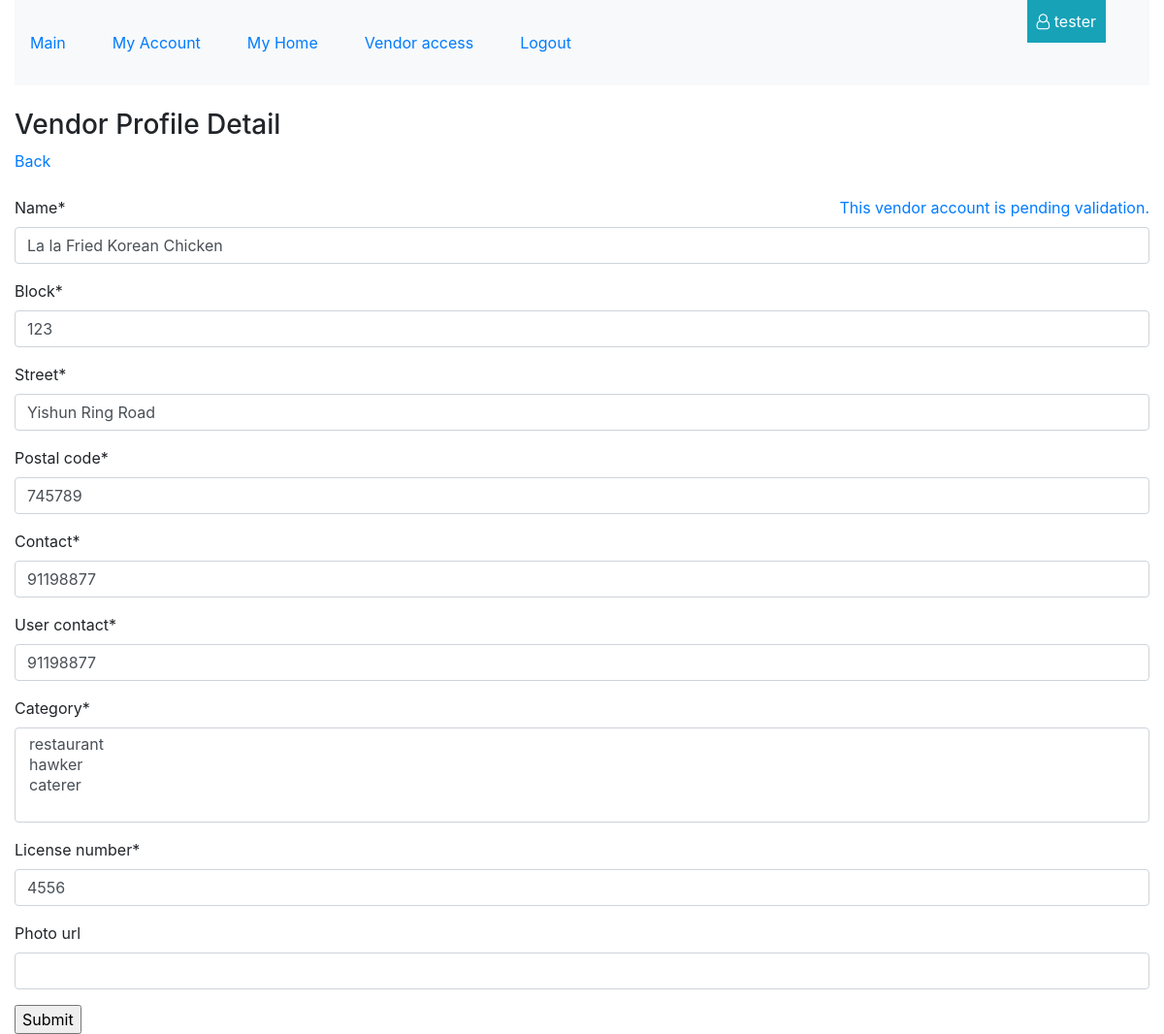
/vendor/profiles/7 (signed in), run on the app's committed database.
### vendor/models.py (models this page shows, shortened)
class Vendor(models.Model):
    category = models.ManyToManyField(Category)
    postal_code = models.PositiveIntegerField( null=False, blank=False)
    name = models.CharField( max_length=100, null=False, blank=False)
    block = models.PositiveSmallIntegerField( null=False, blank=False)
    street = models.CharField(max_length=254, null=False, blank=False)
    contact = models.PositiveIntegerField(validators=[MinValueValidator(10000000), MaxValueValidator(99999999)], null=False, blank=False)
    date_joined = models.DateTimeField(auto_now_add=True)
    user = models.ForeignKey(User, null=True, on_delete=models.SET_NULL)
    user_contact = models.PositiveIntegerField(validators=[MinValueValidator(10000000), MaxValueValidator(99999999)], null=False, blank=False)
    license_number = models.CharField(max_length=10, null=False, blank=False)
    license_check = models.BooleanField(default=False)
    photo_url=models.URLField(max_length=1024, null=True, blank=True)
    vendordeliverytown = models.ManyToManyField(VendorDeliveryTown)
    vendordeliverypostal = models.ManyToManyField(VendorDeliveryPostal)

### vendor/views.py (the view)
# urls.py: path('profiles/<vendor_profile_id>', vendor.views.edit_vendor_profile, name='edit_vendor_profile_route'),
@login_required
def edit_vendor_profile(request, vendor_profile_id):
    profile = get_object_or_404(Vendor, pk=vendor_profile_id)
    validation_status = profile.license_check
    print(validation_status)
    print("xxxxxxxxxxxxxxxxxxxxxxxxxx")
    profile_form = VendorForm(instance=profile)
    if request.method == "POST":
        create_form = VendorForm(request.POST, instance=profile)
        if create_form.is_valid():
            create_form.save()
            Vendor.objects.filter(id=vendor_profile_id).update(license_check=False)
            messages.success(request, f" '{profile}'' successfully updated. Vendor Profile is pending validation.")
            return redirect(reverse(view_vendor_profiles))
        else:
            messages.warning(request, "Contact number must be 8 digits numbers.")
            return redirect(reverse(edit_vendor_profile, kwargs={'vendor_profile_id': vendor_profile_id}))
    else:
        return render(request, "vendor/vendor_profile_detail.html", {
            "form": profile_form,
            "vendor_profile_id": vendor_profile_id,
            "validation_status": validation_status
        })

### vendor/forms.py
class VendorForm(forms.ModelForm):
    class Meta:
        model = Vendor
        fields = ('name', 'block', 'street', 'postal_code', 'contact', 'user_contact', 'category', 'license_number', 'photo_url')

### vendor/models.py (called while the page is built)
    def __str__(self):
        return self.title

### vendor/templates/vendor/vendor_profile_detail.html (shortened to what this page needs)
{% extends 'base_template.html' %}
{%load crispy_forms_tags %}
{%block content%}
<br>
<h3> Vendor Profile Detail </h3>
<a href="{% url 'view_vendor_profiles_route' %}"> Back </a>
<br><br>
{% if validation_status %}
    <div style="float:right" class="text-success">Validation Pass</div>
{%else%}
    <div style="float:right" class="text-primary">This vendor account is pending validation.</div>
{%endif%}
<form method="POST">
    {{ form|crispy}}
    <input type="submit">
</form>
{%endblock%}

### templates/base_template.html (shortened to what this page needs)
{% load static %}
<!doctype html>
<html lang="en">
  <head>
    <link rel="stylesheet" href="https://stackpath.bootstrapcdn.com/font-awesome/4.7.0/css/font-awesome.min.css">
    <link rel="stylesheet" href="https://stackpath.bootstrapcdn.com/bootstrap/4.5.0/css/bootstrap.min.css">
    <link rel="stylesheet" href="{% static 'style.css' %}">
  </head>
  <body>
    <header class="container-fluid">
        <nav class="navbar navbar-expand-lg navbar-light bg-light py-3">
            <div class="collapse navbar-collapse" id="navbarSupportedContent">
                <ul class="navbar-nav">
            {%if request.user.is_authenticated %}
                <li class="nav-item mr-5 my-3 "> <a href="{% url 'view_home_route' %}" >Main</a> </li>
                <li class="nav-item mr-5 my-3 "> <a href="{% url 'view_account_route' %}" >My Account</a> </li>
                <li class="nav-item mr-5 my-3 "> <a href="{% url 'index_route' %}"> My Home</a> </li>
                <li class="nav-item mr-5 my-3"> <a href="{% url 'view_vendor_profiles_route' %}"> Vendor access</a> </li>
                <li class="nav-item mr-5 my-3"> <a href="{% url 'account_logout' %}" > Logout</a> </li>
            {%else%}
                <li class="nav-item mr-5 my-3"> <a href="{% url 'account_signup' %}">Register</a> </li>
                <li class="nav-item mr-5 my-3"> <a href="{% url 'account_login' %}" >Login</a> </li>
            {%endif%}
                </ul>
            </div>
        </nav>
        {%if request.user.is_authenticated %}
        <div id="show-username" class="bg-info"> <i class="fa fa-user-o" aria-hidden="true"></i> {{request.user.username}}  </div>
        {%endif%}
    </header>
    <div class="container-fluid">
    {%block content%} {%endblock%}
    </div>
  </body>
</html>

### static/style.css (style rules this page uses)
body { background-color:white; }
a { text-decoration:none !important; }
#show-username { min-width:80px; position:absolute; top:0; right:5%; padding: 10px; color: white; }

### data on the page
Vendor: name "La la Fried Korean Chicken", block "123", street "Yishun Ring Road", postal_code "745789", contact "91198877", user_contact "91198877", license_number "4556"

### other printed values
{{ request.user.username }} "tester"
